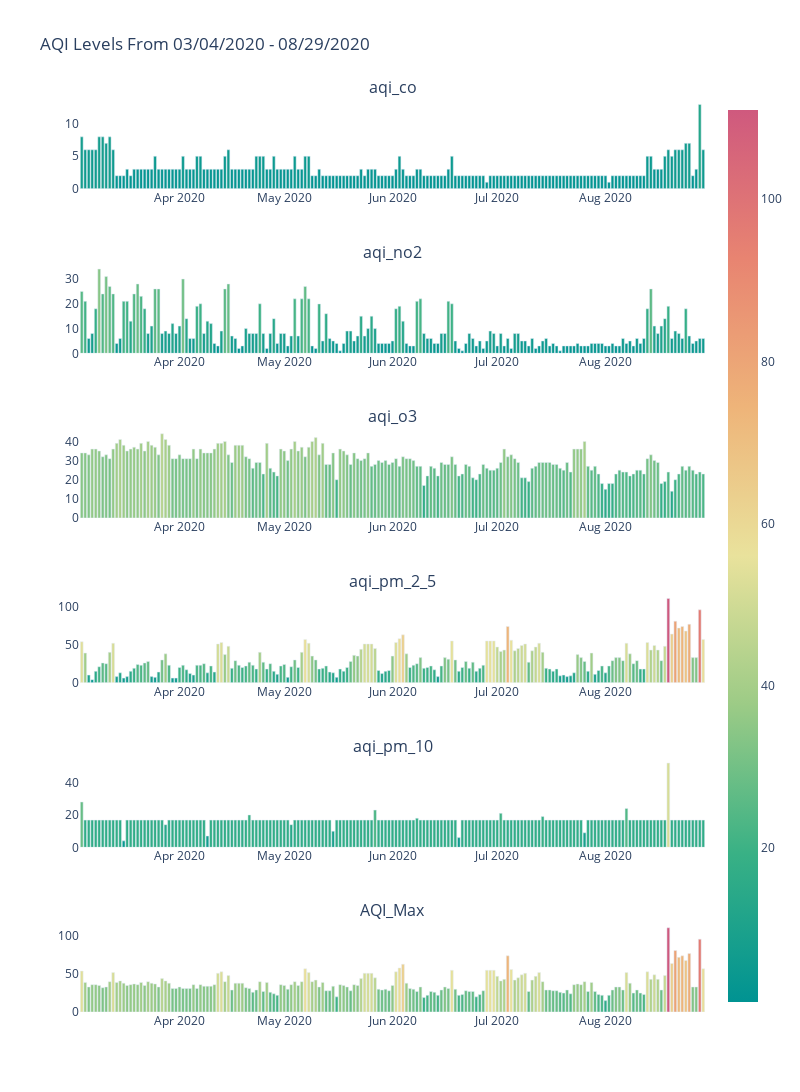

Notebook code for this chart:
### Code cell
# Vizualizing all Pollutants 

figE3 = make_subplots(
    rows=6, cols=1,
    #specs=[[{}, {}],
          # [{"colspan": 6}, None]],
    subplot_titles=("aqi_co","aqi_no2","aqi_o3","aqi_pm_2_5",'aqi_pm_10','AQI_Max'))

figE3.add_trace(go.Bar(x=E3.index, y=E3['aqi_co'],
                    marker=dict(color=E3['aqi_co'],coloraxis="coloraxis")),
              1, 1)
figE3.add_trace(go.Bar(x=E3.index, y=E3['aqi_no2'],
                    marker=dict(color=E3['aqi_no2'], coloraxis="coloraxis")),
              2, 1)
figE3.add_trace(go.Bar(x=E3.index, y=E3['aqi_o3'],
                    marker=dict(color=E3['aqi_o3'], coloraxis="coloraxis")),
              3, 1)
figE3.add_trace(go.Bar(x=E3.index, y=E3['aqi_pm_2_5'],
                    marker=dict(color=E3['aqi_pm_2_5'], coloraxis="coloraxis")),
              4, 1)
figE3.add_trace(go.Bar(x=E3.index, y=E3['aqi_pm_10'],
                    marker=dict(color=E3['aqi_pm_10'], coloraxis="coloraxis")),
              5, 1)
figE3.add_trace(go.Bar(x=E3.index, y=E3['AQI_Max'],
                    marker=dict(color=E3['AQI_Max'], coloraxis="coloraxis")),
              6, 1)

figE3.update_layout(coloraxis=dict(colorscale='Temps'),showlegend=False,title_text="AQI Levels From 03/04/2020 - 08/29/2020")

figE3.update_layout(plot_bgcolor='white')

# figE2.update_layout( width=800,height=1200,shapes=[
#       dict(
#       type= 'line',
#       yref= 'paper', y0= 0, y1= 1,
#       xref= 'x', x0= '2020-08-09', x1= '2020-08-09'
#     )
# ])

figE3.update_layout( width=800,height=1200)

figE3.show()

### Figure 1 — Plotly figure (JSON) as saved in the notebook; plotly's stock layout.template omitted (floating-point values rounded to 4 significant figures; data arrays with more than 128 entries replaced by an {"elided": "..."} marker saying what was removed)
{"data": [{"marker": {"color": {"elided": "179 int values"}, "coloraxis": "coloraxis"}, "type": "bar", "x": {"elided": "179 str values"}, "xaxis": "x", "y": {"elided": "179 int values"}, "yaxis": "y"}, {"marker": {"color": {"elided": "179 float values"}, "coloraxis": "coloraxis"}, "type": "bar", "x": {"elided": "179 str values"}, "xaxis": "x2", "y": {"elided": "179 float values"}, "yaxis": "y2"}, {"marker": {"color": {"elided": "179 int values"}, "coloraxis": "coloraxis"}, "type": "bar", "x": {"elided": "179 str values"}, "xaxis": "x3", "y": {"elided": "179 int values"}, "yaxis": "y3"}, {"marker": {"color": {"elided": "179 int values"}, "coloraxis": "coloraxis"}, "type": "bar", "x": {"elided": "179 str values"}, "xaxis": "x4", "y": {"elided": "179 int values"}, "yaxis": "y4"}, {"marker": {"color": {"elided": "179 float values"}, "coloraxis": "coloraxis"}, "type": "bar", "x": {"elided": "179 str values"}, "xaxis": "x5", "y": {"elided": "179 float values"}, "yaxis": "y5"}, {"marker": {"color": {"elided": "179 int values"}, "coloraxis": "coloraxis"}, "type": "bar", "x": {"elided": "179 str values"}, "xaxis": "x6", "y": {"elided": "179 int values"}, "yaxis": "y6"}], "layout": {"annotations": [{"font": {"size": 16}, "showarrow": false, "text": "aqi_co", "x": 0.5, "xanchor": "center", "xref": "paper", "y": 1.0, "yanchor": "bottom", "yref": "paper"}, {"font": {"size": 16}, "showarrow": false, "text": "aqi_no2", "x": 0.5, "xanchor": "center", "xref": "paper", "y": 0.8194, "yanchor": "bottom", "yref": "paper"}, {"font": {"size": 16}, "showarrow": false, "text": "aqi_o3", "x": 0.5, "xanchor": "center", "xref": "paper", "y": 0.6389, "yanchor": "bottom", "yref": "paper"}, {"font": {"size": 16}, "showarrow": false, "text": "aqi_pm_2_5", "x": 0.5, "xanchor": "center", "xref": "paper", "y": 0.4583, "yanchor": "bottom", "yref": "paper"}, {"font": {"size": 16}, "showarrow": false, "text": "aqi_pm_10", "x": 0.5, "xanchor": "center", "xref": "paper", "y": 0.2778, "yanchor": "bottom", "yref": "paper"}, {"font": {"size": 16}, "showarrow": false, "text": "AQI_Max", "x": 0.5, "xanchor": "center", "xref": "paper", "y": 0.09722, "yanchor": "bottom", "yref": "paper"}], "coloraxis": {"colorscale": [[0, "rgb(0, 147, 146)"], [0.1667, "rgb(57, 177, 133)"], [0.3333, "rgb(156, 203, 134)"], [0.5, "rgb(233, 226, 156)"], [0.6667, "rgb(238, 180, 121)"], [0.8333, "rgb(232, 132, 113)"], [1, "rgb(207, 89, 126)"]]}, "height": 1200, "plot_bgcolor": "white", "showlegend": false, "title": {"text": "AQI Levels From 03/04/2020 - 08/29/2020"}, "width": 800, "xaxis": {"anchor": "y", "domain": [0, 1]}, "xaxis2": {"anchor": "y2", "domain": [0, 1]}, "xaxis3": {"anchor": "y3", "domain": [0, 1]}, "xaxis4": {"anchor": "y4", "domain": [0, 1]}, "xaxis5": {"anchor": "y5", "domain": [0, 1]}, "xaxis6": {"anchor": "y6", "domain": [0, 1]}, "yaxis": {"anchor": "x", "domain": [0.9028, 1.0]}, "yaxis2": {"anchor": "x2", "domain": [0.7222, 0.8194]}, "yaxis3": {"anchor": "x3", "domain": [0.5417, 0.6389]}, "yaxis4": {"anchor": "x4", "domain": [0.3611, 0.4583]}, "yaxis5": {"anchor": "x5", "domain": [0.1806, 0.2778]}, "yaxis6": {"anchor": "x6", "domain": [0, 0.09722]}}}
